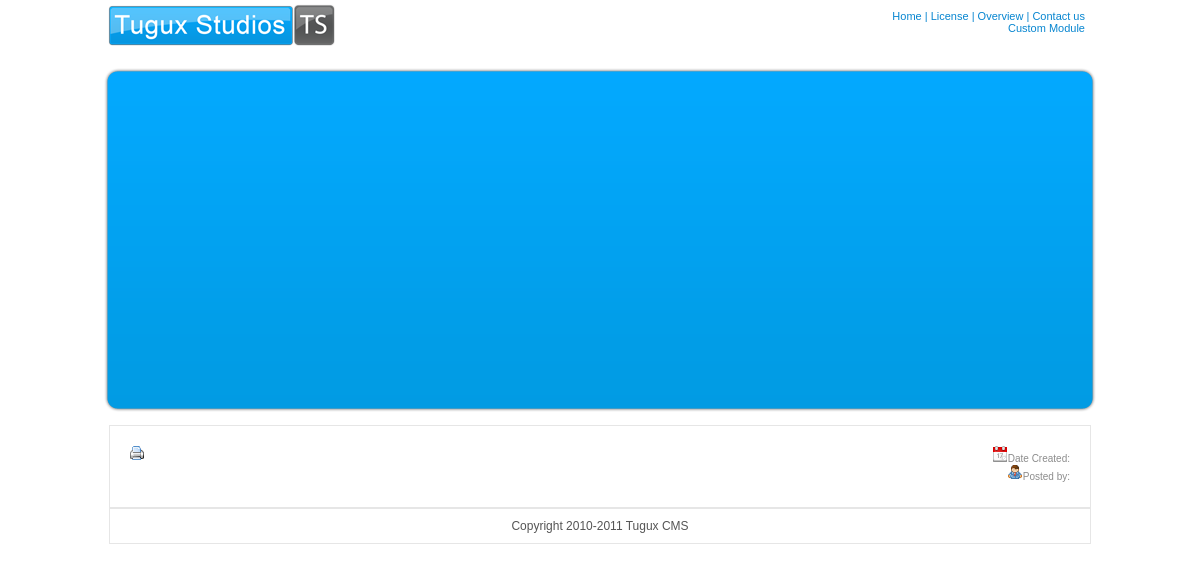
The app's page /page.php with its own data.
### tables this page shows
CREATE TABLE IF NOT EXISTS `pages` (
  `id` int(11) NOT NULL auto_increment,
  `linklabel` varchar(255) NOT NULL,
  `pagetitle` varchar(255) NOT NULL,
  `pagebody` text NOT NULL,
  `pageorder` int(11) NOT NULL,
  `showing` enum('0','1') NOT NULL default '1',
  `lastmodified` timestamp NOT NULL default CURRENT_TIMESTAMP,
  `description` varchar(255) NOT NULL,
  `admin` varchar(255) NOT NULL,
  PRIMARY KEY  (`id`)
);

CREATE TABLE IF NOT EXISTS `module` (
  `id` int(11) NOT NULL auto_increment,
  `name` varchar(255) NOT NULL,
  `modulebody` text NOT NULL,
  `showing` enum('0','1') NOT NULL default '1',
  PRIMARY KEY  (`id`)
);

### page.php (the view, shortened to what this page needs)
<?php
require_once "scripts/connect_to_mysql.php";
if (!$_GET['pid']){
  $pageid='pid';
}else{
  $pageid=ereg_replace("[^0-9]","",$_GET['pid']);
}
$sqlCommand = "SELECT modulebody FROM module WHERE showing='1' AND name='footer' LIMIT 1";
$query = mysqli_query($myConnection, $sqlCommand) or die (mysqli_error());
while($row = mysqli_fetch_array($query)){
	$footer = $row["modulebody"];
	}
$sqlCommand = "SELECT modulebody FROM module WHERE showing='1' AND name='custummodule' LIMIT 1";
$query = mysqli_query($myConnection, $sqlCommand) or die (mysqli_error());
while($row = mysqli_fetch_array($query)){
	$custom1 = $row["modulebody"];
	}
$sqlCommand = "SELECT id, linklabel FROM pages WHERE showing='1' ORDER BY pageorder ASC";
$query = mysqli_query($myConnection, $sqlCommand) or die (mysqli_error());
$menuDisplay = '';
while($row = mysqli_fetch_array($query)){
	$pid = $row["id"];
	$linklabel = $row["linklabel"];
	$menuDisplay .= '<a href="page.php?pid=' . $pid . '">' . $linklabel . '</a> | ';
	}
?>
<!DOCTYPE html PUBLIC "-//W3C//DTD XHTML 1.0 Transitional//EN" "http://www.w3.org/TR/xhtml1/DTD/xhtml1-transitional.dtd">
<html xml:lang="en-Uk" xmlns="http://www.w3.org/1999/xhtml" lang="en-Uk">
<head>
<link href="tugux_style.css" rel="stylesheet" type="text/css" />
<link rel="stylesheet" href="slider.css" type="text/css" media="screen" />
</head>
<body style="background-repeat:repeat-x; margin-top:0px;" onload="MM_preloadImages('icons/normals/001_50.png','icons/normals/001_54.png','images/readmore2.png','images/shortcut_website_hover.jpg','images/shortcut_graphics_hover.jpg','images/shortcut_contact_hover.jpg')" >
<div class=" body_wrapper">
<?php include_once"header_main.php"; ?>
<div id="slider-wrapper">
</div>
<div class="content">
<table width="940" border="0" align="center" cellpadding="0" cellspacing="0" style="  margin-bottom:5px; color:#8C8C8C; font-size:10px">
<tr >
<td valign="top"><a href="javascript:poptastic('page_text.php?pid=<?php echo $pageid; ?>');" onmouseout="MM_swapImgRestore()" onmouseover="MM_swapImage('Image15','','images/printButton.png',1)"><img src="images/printButton.png" alt="print" name="Image15" width="14" height="14" border="0" id="Image15" /></a></td><td align="right">
<img   src="images/icon-date.gif" width="16" height="16" />Date Created:<?php echo $date; ?><br/><img  src="images/icon-user.gif" width="16" height="16" />Posted by:<?php echo $admin; ?>
</td></tr>
  </table>
</div>
<div class="footer"><?php echo $footer; ?>
<a href="#"></a></div>
</div>
</body>
</html>

### header_main.php
<div id="header_wrapper">
<div id="logo">
  <img src="images/logo.png" alt="logo" longdesc="http://www.tugux.com/" />
</div>
<div id="menu"><a href="index.php">Home</a> | <?php echo $menuDisplay; ?><a href="contact.php"> Contact us</a></div>
<div id="facebook_like"><?php echo $custom1; ?></div>
</div>

### tugux_style.css (style rules this page uses)
.body_wrapper { margin:auto; width:1000px; }
#header_wrapper { width:1000px; height:55px; color:#0685D0; font-family:Arial, Helvetica, sans-serif; font-size:11px; }
#header_wrapper a { text-decoration:none; color:#0685D0; font-size:11px; }
#logo { float:left; width:250px; margin-left:6px; clear:both; }
#menu { float:right; width:600px; text-align:right; margin-right:15px; margin-top:10px; }
#facebook_like { float:right; width:600px; text-align:right; margin-right:15px; }
#slider-wrapper { background:url(images/slider.png) no-repeat; width:1000px; height:370px; margin:0 auto; padding-top:0px; margin-top:0px; }
.content { width:940px; border:1px solid #E6E6E6; padding:20px; margin:auto; font-family:Arial, Helvetica, sans-serif; font-size:12px; color: #555; text-align:justify; }
.content a { font-family:Arial, Helvetica, sans-serif; font-size:12px; color: #0685D0; text-decoration:none; }
.footer { width:960px; border:1px solid #E6E6E6; padding:10px; margin-top:25px; margin:auto; font-family:Arial, Helvetica, sans-serif; font-size:12px; color: #555; text-align:center; clear:both; }

### records on screen
pages: linklabel "License"
pages: linklabel "Overview"
module: modulebody "Custom Module"
module: modulebody "Copyright 2010-2011 Tugux CMS"
